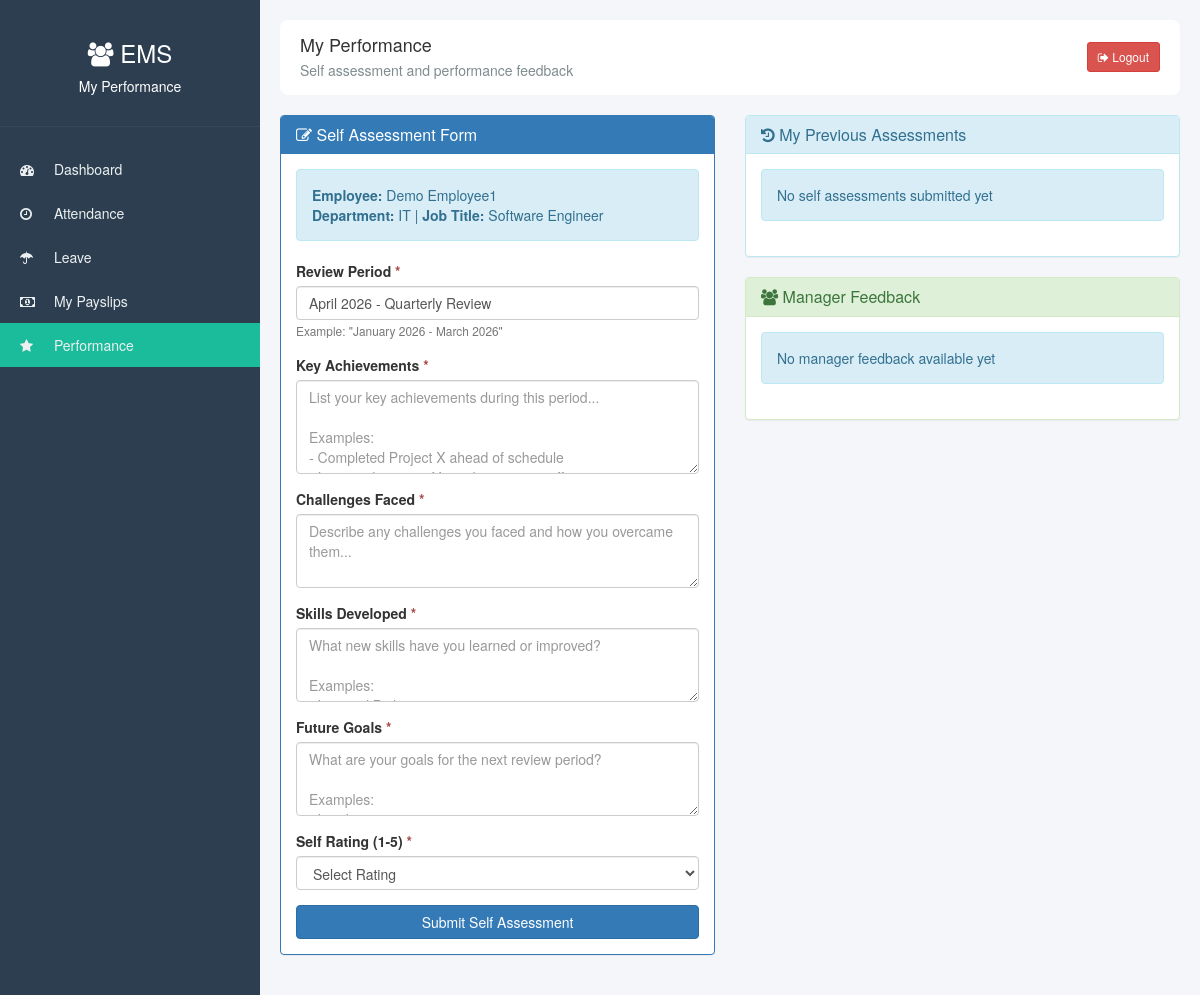
The page /performance_employee.php (signed in) on the database its author committed.
### tables this page shows
CREATE TABLE IF NOT EXISTS users (
    user_id INT AUTO_INCREMENT PRIMARY KEY,
    employee_id VARCHAR(20) UNIQUE,
    first_name VARCHAR(50) NOT NULL,
    last_name VARCHAR(50) NOT NULL,
    email VARCHAR(100) NOT NULL UNIQUE,
    password VARCHAR(255) NOT NULL,
    role ENUM('admin', 'hr', 'employee') DEFAULT 'employee',
    department VARCHAR(50),
    job_title VARCHAR(100),
    phone_number VARCHAR(20),
    hire_date DATE,
    salary DECIMAL(10,2),
    bank_account VARCHAR(50),
    emergency_contact VARCHAR(100),
    emergency_phone VARCHAR(20),
    address TEXT,
    profile_pic VARCHAR(255),
    is_active BOOLEAN DEFAULT TRUE,
    created_at TIMESTAMP DEFAULT CURRENT_TIMESTAMP,
    updated_at TIMESTAMP DEFAULT CURRENT_TIMESTAMP ON UPDATE CURRENT_TIMESTAMP
);

### performance_employee.php (the view, shortened to what this page needs)
<?php
require_once 'config.php';
$user_id = $_SESSION['user_id'];
$assessments = $conn->prepare("
    SELECT * FROM self_assessments
    WHERE user_id = ?
    ORDER BY submitted_date DESC
");
$assessments->bind_param("i", $user_id);
$assessments->execute();
$assessment_list = $assessments->get_result();
$reviews = $conn->prepare("
    SELECT pr.*, r.first_name as reviewer_first, r.last_name as reviewer_last
    FROM performance_reviews pr
    JOIN users r ON pr.reviewer_id = r.user_id
    WHERE pr.user_id = ?
    ORDER BY pr.review_date DESC
");
$reviews->bind_param("i", $user_id);
$reviews->execute();
$review_list = $reviews->get_result();
$emp_stmt = $conn->prepare("SELECT * FROM users WHERE user_id = ?");
$emp_stmt->bind_param("i", $user_id);
$emp_stmt->execute();
$employee = $emp_stmt->get_result()->fetch_assoc();
?>
<!DOCTYPE html>
<html>
<head>
    <link rel="stylesheet" type="text/css" href="css/bootstrap.css">
    <link rel="stylesheet" href="https://cdnjs.cloudflare.com/ajax/libs/font-awesome/4.7.0/css/font-awesome.min.css">
</head>
<body>
    <div class="sidebar">
        <div class="sidebar-header">
            <h3><i class="fa fa-users"></i> EMS</h3>
            <p>My Performance</p>
        </div>
        <div class="sidebar-menu">
            <ul>
                <li><a href="dashboard.php"><i class="fa fa-dashboard"></i> Dashboard</a></li>
                <li><a href="attendance.php"><i class="fa fa-clock-o"></i> Attendance</a></li>
                <li><a href="leave.php"><i class="fa fa-umbrella"></i> Leave</a></li>
                <li><a href="my_payslips.php"><i class="fa fa-money"></i> My Payslips</a></li>
                <li><a href="performance_employee.php" class="active"><i class="fa fa-star"></i> Performance</a></li>
            </ul>
        </div>
    </div>
    <div class="main-content">
        <div class="top-navbar">
            <div>
                <h4 style="margin: 0;">My Performance</h4>
                <p style="margin: 5px 0 0; color: #7f8c8d;">Self assessment and performance feedback</p>
            </div>
            <div>
                <a href="logout.php" class="btn btn-danger btn-sm"><i class="fa fa-sign-out"></i> Logout</a>
            </div>
        </div>
        <div class="row">
            <div class="col-md-6">
                <div class="panel panel-primary">
                    <div class="panel-heading">
                        <h3 class="panel-title"><i class="fa fa-pencil-square-o"></i> Self Assessment Form</h3>
                    </div>
                    <div class="panel-body">
                        <div class="alert alert-info">
                            <strong>Employee:</strong> <?php echo htmlspecialchars($employee['first_name'] . ' ' . $employee['last_name']); ?><br>
                            <strong>Department:</strong> <?php echo htmlspecialchars($employee['department']); ?> |
                            <strong>Job Title:</strong> <?php echo htmlspecialchars($employee['job_title']); ?>
                        </div>
                        <form method="POST" action="">
                            <div class="form-group">
                                <label>Review Period <span class="text-danger">*</span></label>
                                <input type="text" name="review_period" class="form-control"
                                       value="<?php echo date('F Y'); ?> - Quarterly Review" required>
                                <small class="text-muted">Example: "January 2026 - March 2026"</small>
                            </div>
                            <div class="form-group">
                                <label>Key Achievements <span class="text-danger">*</span></label>
                                <textarea name="achievements" class="form-control" rows="4" required
                                    placeholder="List your key achievements during this period...&#10;&#10;Examples:&#10;- Completed Project X ahead of schedule&#10;- Improved process Y resulting in 20% efficiency gain&#10;- Received positive client feedback on Project Z"></textarea>
                            </div>
                            <div class="form-group">
                                <label>Challenges Faced <span class="text-danger">*</span></label>
                                <textarea name="challenges" class="form-control" rows="3" required
                                    placeholder="Describe any challenges you faced and how you overcame them..."></textarea>
                            </div>
                            <div class="form-group">
                                <label>Skills Developed <span class="text-danger">*</span></label>
                                <textarea name="skills_developed" class="form-control" rows="3" required
                                    placeholder="What new skills have you learned or improved?&#10;&#10;Examples:&#10;- Learned Python programming&#10;- Improved presentation skills&#10;- Completed leadership training"></textarea>
                            </div>
                            <div class="form-group">
                                <label>Future Goals <span class="text-danger">*</span></label>
                                <textarea name="future_goals" class="form-control" rows="3" required
                                    placeholder="What are your goals for the next review period?&#10;&#10;Examples:&#10;- Lead a project team&#10;- Achieve certification in your field&#10;- Mentor junior team members"></textarea>
                            </div>
                            <div class="form-group">
                                <label>Self Rating (1-5) <span class="text-danger">*</span></label>
                                <select name="rating_self" class="form-control" required>
                                    <option value="">Select Rating</option>
                                </select>
                            </div>
                            <button type="submit" class="btn btn-primary btn-block">Submit Self Assessment</button>
                        </form>
                    </div>
                </div>
            </div>
            <div class="col-md-6">
                <div class="panel panel-info">
                    <div class="panel-heading">
                        <h3 class="panel-title"><i class="fa fa-history"></i> My Previous Assessments</h3>
                    </div>
                    <div class="panel-body" style="max-height: 400px; overflow-y: auto;">
                        <?php if ($assessment_list->num_rows > 0): ?>
                            <?php while($assess = $assessment_list->fetch_assoc()): ?>
                                <div class="assessment-card">
                                    <div style="display: flex; justify-content: space-between; align-items: center;">
                                        <strong><?php echo htmlspecialchars($assess['review_period']); ?></strong>
                                        <span>
                                            <?php for($i=1; $i<=5; $i++): ?>
                                                <?php if($i <= $assess['rating_self']): ?>
                                                    <i class="fa fa-star rating-star"></i>
                                                <?php else: ?>
                                                    <i class="fa fa-star-o"></i>
                                                <?php endif; ?>
                                            <?php endfor; ?>
                                        </span>
                                    </div>
                                    <hr style="margin: 10px 0;">
                                    <small><strong>Achievements:</strong> <?php echo htmlspecialchars(substr($assess['achievements'], 0, 100)); ?>...</small><br>
                                    <small><strong>Submitted:</strong> <?php echo date('M d, Y', strtotime($assess['submitted_date'])); ?></small>
                                    <br>
                                    <span class="label label-<?php echo $assess['status'] === 'submitted' ? 'success' : 'warning'; ?>">
                                        <?php echo ucfirst($assess['status']); ?>
                                    </span>
                                </div>
                            <?php endwhile; ?>
                        <?php else: ?>
                            <div class="alert alert-info">No self assessments submitted yet</div>
                        <?php endif; ?>
                    </div>
                </div>
                <div class="panel panel-success">
                    <div class="panel-heading">
                        <h3 class="panel-title"><i class="fa fa-users"></i> Manager Feedback</h3>
                    </div>
                    <div class="panel-body" style="max-height: 300px; overflow-y: auto;">
                        <?php if ($review_list->num_rows > 0): ?>
                            <?php while($review = $review_list->fetch_assoc()): ?>
                                <div class="review-card">
                                    <div style="display: flex; justify-content: space-between; align-items: center;">
                                        <strong><?php echo date('M d, Y', strtotime($review['review_date'])); ?></strong>
                                        <span>
                                            <?php for($i=1; $i<=5; $i++): ?>
                                                <?php if($i <= $review['rating']): ?>
                                                    <i class="fa fa-star rating-star"></i>
                                                <?php else: ?>
                                                    <i class="fa fa-star-o"></i>
                                                <?php endif; ?>
                                            <?php endfor; ?>
                                        </span>
                                    </div>
                                    <hr style="margin: 10px 0;">
                                    <small><strong>Strengths:</strong> <?php echo htmlspecialchars(substr($review['strengths'], 0, 80)); ?>...</small><br>
                                    <small><strong>Areas to Improve:</strong> <?php echo htmlspecialchars(substr($review['weaknesses'], 0, 80)); ?>...</small><br>
                                    <?php if ($review['goals']): ?>
                                        <small><strong>Goals:</strong> <?php echo htmlspecialchars(substr($review['goals'], 0, 80)); ?>...</small><br>
                                    <?php endif; ?>
                                    <small class="text-muted">Reviewed by: <?php echo htmlspecialchars($review['reviewer_first'] . ' ' . $review['reviewer_last']); ?></small>
                                </div>
                            <?php endwhile; ?>
                        <?php else: ?>
                            <div class="alert alert-info">No manager feedback available yet</div>
                        <?php endif; ?>
                    </div>
                </div>
            </div>
        </div>
    </div>
</body>
</html>

### performance_employee.php (style rules this page uses)
body { background: #f4f6f9; }
.sidebar { position: fixed; left: 0; top: 0; height: 100%; width: 260px; background: #2c3e50; color: white; }
.sidebar-header { padding: 20px; text-align: center; border-bottom: 1px solid #34495e; }
.sidebar-menu { padding: 20px 0; }
.sidebar-menu ul { list-style: none; padding: 0; }
.sidebar-menu li a { display: block; padding: 12px 20px; color: #ecf0f1; text-decoration: none; }
.sidebar-menu li a.active { background: #1abc9c; }
.sidebar-menu li a i { margin-right: 10px; width: 20px; }
.main-content { margin-left: 260px; padding: 20px; }
.top-navbar { background: white; padding: 15px 20px; border-radius: 8px; margin-bottom: 20px; display: flex; justify-content: space-between; align-items: center; }

### rows shown on the page
users: first_name+last_name "Demo Employee1", department "IT", job_title "Software Engineer"
